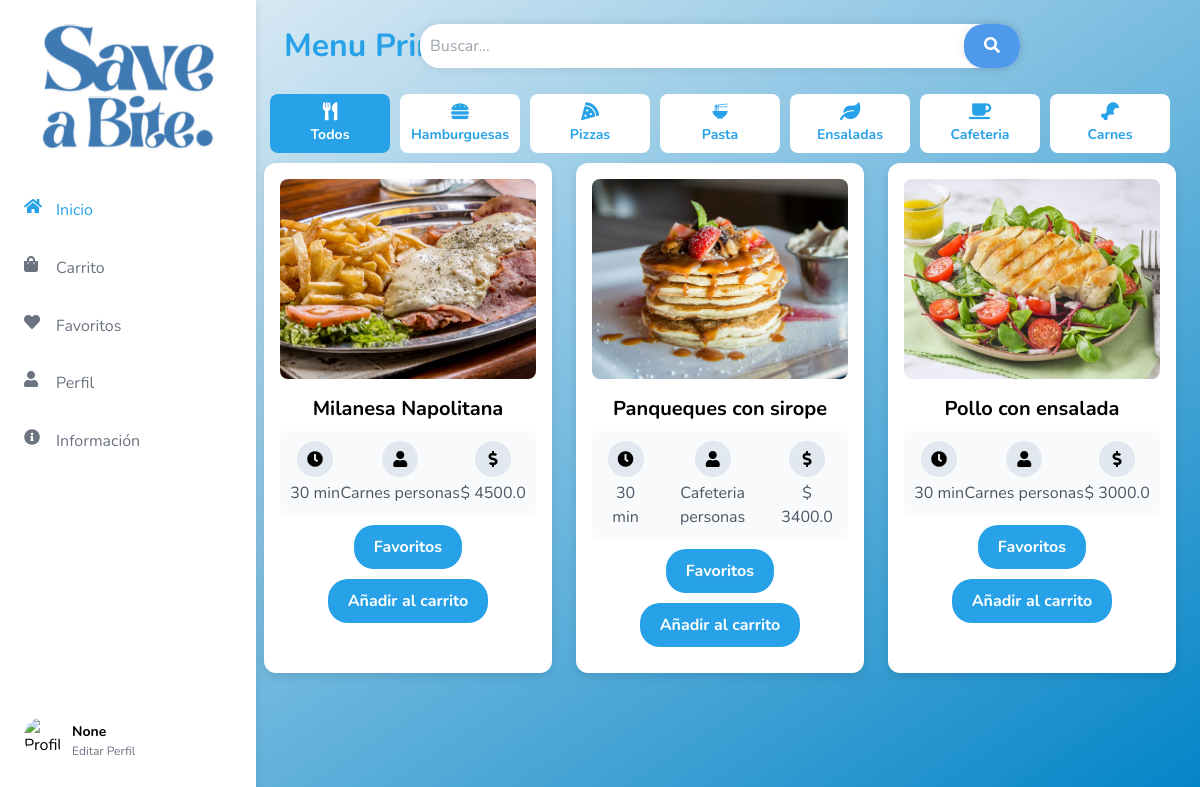
The page /menu on the database its author committed.
### tables this page shows
CREATE TABLE Productos (
            id INTEGER PRIMARY KEY AUTOINCREMENT,
            Empresa TEXT NOT NULL,
            nombre TEXT NOT NULL,
            tiempoEstimado TEXT NOT NULL,
            precio REAL NOT NULL,
            descripcion TEXT NOT NULL,
            imagen TEXT NOT NULL,
            tipoComida TEXT NOT NULL
        );

### app.py (the view)
@app.route("/menu", methods=['GET'])
def menu():
    user_name = session.get('user_name')
    user_image = session.get('user_image')
    conn = get_db_connection()
    productos = conn.execute('SELECT * FROM Productos').fetchall()
    conn.close()
    return render_template('general/menu.html', user_name=user_name, user_image=user_image, productos=productos)

### app.py (called while the page is built)
def get_db_connection():
    conn = sqlite3.connect('flask_db.db')
    conn.row_factory = sqlite3.Row
    return conn

### templates/general/menu.html (shortened to what this page needs)
<!DOCTYPE html>
<html lang="es">
<head>
    <script src="https://cdn.tailwindcss.com"></script>
    <link href="https://cdnjs.cloudflare.com/ajax/libs/font-awesome/5.15.3/css/all.min.css" rel="stylesheet">
</head>
<body class="flex">
    {% include 'Sidebars/sidebarUsuario.html' %}
    <div class="flex-1 p-6 content">
        <div class="header">
            <h1 class="text-4xl font-bold text-custom-blue">Menu Principal</h1>
            <div class="search">
                <input type="text" placeholder="Buscar...">
                <button type="submit"><i class="fas fa-search"></i></button>
            </div>
        </div>
        <div class="button-container">
            <button class="btn-custom active" onclick="filterCategory('todos')">
                <i class="fas fa-utensils"></i>
                Todos
            </button>
            <button class="btn-custom" onclick="filterCategory('hamburguesas')">
                <i class="fas fa-hamburger"></i>
                Hamburguesas
            </button>
            <button class="btn-custom" onclick="filterCategory('pizzas')">
                <i class="fas fa-pizza-slice"></i>
                Pizzas
            </button>
            <button class="btn-custom" onclick="filterCategory('pastas')">
                <i class="material-icons">ramen_dining</i>
                Pasta
            </button>
            <button class="btn-custom" onclick="filterCategory('ensaladas')">
                <i class="fas fa-leaf"></i>
                Ensaladas
            </button>
            <button class="btn-custom" onclick="filterCategory('cafeteria')">
                <i class="fas fa-coffee"></i>
                Cafeteria
            </button>
            <button class="btn-custom" onclick="filterCategory('carnes')">
                <i class="fas fa-drumstick-bite"></i>
                Carnes
            </button>
        </div>
        <div class="grid grid-cols-1 md:grid-cols-2 lg:grid-cols-3 gap-6">
            {% for producto in productos %}
            <div class="recipe-card {{ producto['tipoComida'] }}" onclick="goToProductDetail('{{ producto['id'] }}')">
                <img src="{{ url_for('static', filename='uploads/' ~ producto['imagen']) }}" alt="{{ producto['nombre'] }}">
                <h3 class="text-xl font-bold mb-2">{{ producto['nombre'] }}</h3>
                <div class="info">
                    <div>
                        <div class="info-icon"><i class="fas fa-clock"></i></div>
                        <p class="text-gray-600">{{ producto['tiempoEstimado'] }}</p>
                    </div>
                    <div>
                        <div class="info-icon"><i class="fas fa-user"></i></div>
                        <p class="text-gray-600">{{ producto['tipoComida'] }} personas</p>
                    </div>
                    <div>
                        <div class="info-icon"><i class="fas fa-dollar-sign"></i></div>
                        <p class="text-gray-600">$ {{ producto['precio'] }}</p>
                    </div>
                </div>
                <div class="button-container">
                    <button class="action-button">Favoritos</button>
                    <form method="POST" action="{{ url_for('agregar_al_carrito', producto_id=producto['id']) }}">
                        <button type="submit" class="action-button">Añadir al carrito</button>
                    </form>
                </div>
            </div>
            {% endfor %}
        </div>
    </div>
</body>
</html>

### templates/Sidebars/SidebarUsuario.html
<div class="sidebar flex flex-col h-screen">
    <div class="flex justify-center mb-8">
        <img src="{{ url_for('static', filename='img/logo.png') }}" class="logo w-44" alt="Save a Bite Logo"/>
    </div>
    <div class="nav-item {% if request.path == url_for('menu') %}active{% endif %}">
        <i class="fas fa-home"></i>
        <a href="{{ url_for('menu') }}" class="text-decoration-none">Inicio</a>
    </div>
    <div class="nav-item {% if request.path == url_for('carrito') %}active{% endif %}">
        <i class="fas fa-shopping-bag"></i>
        <a href="{{ url_for('carrito') }}" class="text-decoration-none">Carrito</a>
    </div>
    <div class="nav-item {% if request.path == url_for('favoritos') %}active{% endif %}">
        <i class="fas fa-heart"></i>
        <a href="{{ url_for('favoritos') }}" class="text-decoration-none">Favoritos</a>
    </div>
    <div class="nav-item {% if request.path == url_for('perfil_usuario') %}active{% endif %}">
        <i class="fas fa-user"></i>
        <a href="{{ url_for('perfil_usuario') }}" class="text-decoration-none">Perfil</a>
    </div>
    <div class="nav-item {% if request.path == url_for('informacion') %}active{% endif %}">
        <i class="fas fa-info-circle"></i>
        <a href="{{ url_for('informacion') }}" class="text-decoration-none">Información</a>
    </div>
    <div class="profile mt-8 mt-auto">
        <img src="{{ url_for('static', filename=user_image) }}" alt="Profile" class="w-12 h-12 rounded-full">
        <div class="profile-text mt-2">
            <div class="name">{{ user_name }}</div>
            <a href="{{ url_for('perfil_usuario') }}" class="edit-profile text-blue-500 hover:underline">Editar Perfil</a>
        </div>
    </div>
</div>

### templates/general/menu.html (style rules this page uses)
body { font-family: 'Nunito', sans-serif; background: linear-gradient(to bottom right, #f1f5f9, #0284c7); overflow: hidden; }
.text-custom-blue { color: #27a2e8; }
.sidebar { height: 100vh; background-color: white; width: 16rem; padding: 1.5rem; box-shadow: 0 4px 8px rgba(0, 0, 0, 0.1); position: fixed; }
.nav-item { height: 0; margin: 1.8rem 0; display: flex; align-items: center; color: #6b7280; transition: color 0.3s ease; }
.nav-item i { height: 24px; width: 24px; margin-right: 0.5rem; }
.nav-item a { color: inherit; text-decoration: none; }
.nav-item:hover, .nav-item.active { color: #27a2e8; }
.profile { display: flex; align-items: center; margin-top: auto; margin-bottom: 1rem; }
.profile img { height: 40px; width: 40px; border-radius: 50%; margin-right: 0.5rem; }
.profile-text { display: flex; flex-direction: column; }
.profile-text .name { font-weight: bold; font-size: 14px; }
.profile-text .edit-profile { color: #6b7280; font-size: 12px; }
.btn-custom { background-color: white; color: #27a2e8; padding: 0.5rem; font-size: 0.875rem; font-weight: bold; transition: background-color 0.3s, color 0.3s; border-radius: 8px; display: flex; flex-direction: column; align-items: center; text-align: center; width: 120px; }
.btn-custom i, .btn-custom .material-icons { font-size: 18px; margin-bottom: 0.25rem; }
.btn-custom:hover, .btn-custom.active { background-color: #27a2e8; color: white; }
.recipe-card { background-color: white; border-radius: 12px; box-shadow: 0 4px 8px rgba(0, 0, 0, 0.1); padding: 16px; transition: transform 0.2s; overflow: hidden; display: flex; flex-direction: column; align-items: center; height: 100%; cursor: pointer; }
.recipe-card img { border-radius: 8px; margin-bottom: 16px; width: 100%; height: 200px; object-fit: cover; }
.recipe-card .info { display: flex; justify-content: space-around; width: 100%; padding: 10px; background-color: #f9fafb; border-radius: 8px; }
.recipe-card .info div { text-align: center; display: flex; flex-direction: column; align-items: center; }
.info-icon { display: flex; align-items: center; justify-content: center; background-color: #e2e8f0; border-radius: 50%; width: 36px; height: 36px; margin-bottom: 4px; }
.header { display: flex; align-items: center; justify-content: center; margin-bottom: 1rem; position: relative; }
.header h1 { font-size: 2rem; font-weight: bold; color: #27a2e8; position: absolute; left: 0; margin-left: 20px; }
.search { display: inline-block; position: relative; }
.search input[type="text"] { width: 600px; padding: 10px; border: none; border-radius: 20px; box-shadow: 0 0 10px rgba(0, 0, 0, 0.1); }
.search button[type="submit"] { background-color: #4e99e9; border: none; color: #fff; cursor: pointer; padding: 10px 20px; border-radius: 20px; box-shadow: 0 0 10px rgba(0, 0, 0, 0.1); position: absolute; top: 0; right: 0; transition: 0.3s ease; }
.button-container { display: flex; justify-content: center; flex-wrap: wrap; gap: 10px; padding: 10px 0; }
.action-button { background-color: #27a2e8; color: white; padding: 10px 20px; border-radius: 20px; text-align: center; cursor: pointer; font-weight: bold; transition: background-color 0.3s; }
.content { overflow-y: auto; height: 100vh; padding: 1rem; margin-left: 15rem; }

### rows shown on the page
Productos: imagen (picture), nombre "Milanesa Napolitana", tiempoEstimado "30 min", tipoComida "Carnes", precio "4500.0"
Productos: imagen (picture), nombre "Panqueques con sirope", tiempoEstimado "30 min", tipoComida "Cafeteria", precio "3400.0"
Productos: imagen (picture), nombre "Pollo con ensalada", tiempoEstimado "30 min", tipoComida "Carnes", precio "3000.0"

### other values the page prints
{{ user_name }} "None"
